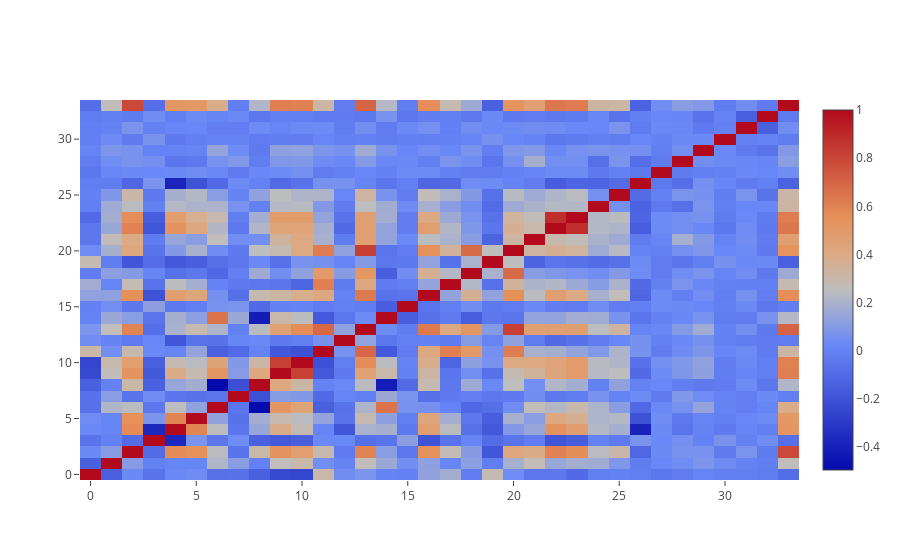

Here is the notebook cell this chart was saved with:
### Code cell
from plotly.offline import init_notebook_mode, iplot
import plotly.graph_objs as go

init_notebook_mode(connected=True)

def plot_corr_matrix(Xy):
    corr_matrix = Xy.corr()
    trace = go.Heatmap(z=corr_matrix)
    data=[trace]
    iplot(data, filename='basic-heatmap')
    return corr_matrix
    
corr_matrix = plot_corr_matrix(Xy)

### Figure 1 — Plotly figure (JSON) as saved in the notebook; plotly's stock layout.template omitted (floating-point values rounded to 4 significant figures; data arrays with more than 128 entries replaced by an {"elided": "..."} marker saying what was removed)
{"data": [{"type": "heatmap", "uid": "a7129651-f238-45ef-8fa7-53255e2d9384", "z": {"elided": "34x34 float values"}}], "layout": {}}
